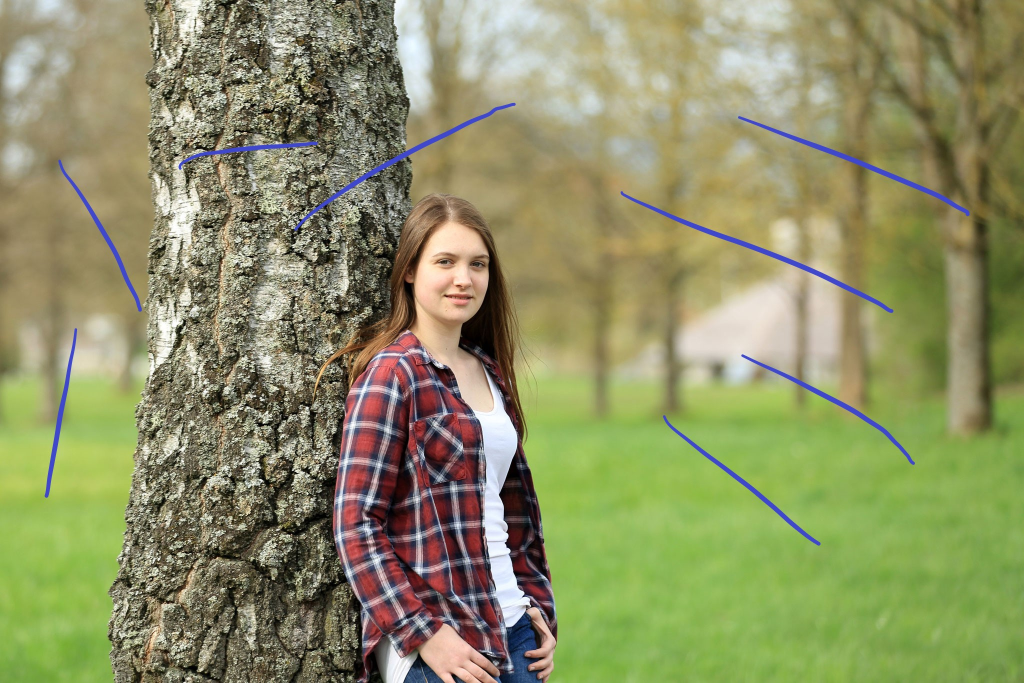
#> input picture image.jpg, 2048 x 1366 px, found by its file name (shown at 1/2 size)
$ python contrast_equalizer.py
#> lines starting #> are read from the running program, lines starting #| are printed output that depends on the picture
import cv2
from cv2 import COLOR_BGR2YCrCb

#grey scale image
'''image = cv2.imread(r'image.jpg',flags=0)
image = cv2.resize(src=image,dsize=(0,0),fx=0.3,fy=0.3)
equ = cv2.equalizeHist(image)'''

#color image
image = cv2.imread(r'image.jpg',flags=1)
#> image is the input picture: shape (1366, 2048, 3); mean B, G, R 101.1, 144.6, 141.7
image = cv2.resize(src=image,dsize=(0,0),fx=0.3,fy=0.3)
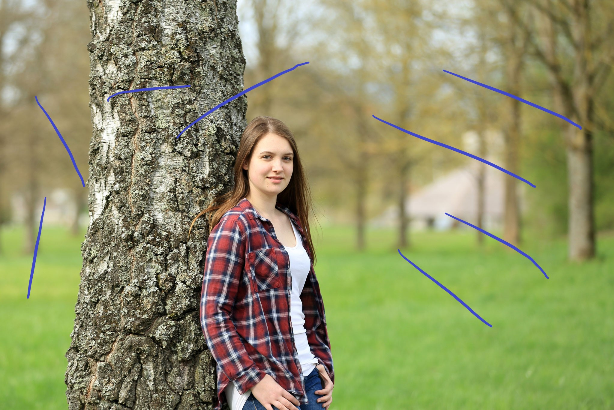
#> image: shape (410, 614, 3); mean B, G, R 101.1, 144.6, 141.6

new_image = cv2.cvtColor(image,cv2.COLOR_BGR2YCrCb)
#> new_image: shape (410, 614, 3); mean of channels 0, 1, 2 138.7, 130.1, 106.8
#equalize the histogram of 3rd channel
new_image[:,:,0] = cv2.equalizeHist(new_image[:,:,0])
#> new_image: shape (410, 614, 3); mean of channels 0, 1, 2 128.5, 130.1, 106.8
equ = cv2.cvtColor(new_image,cv2.COLOR_YCrCb2BGR)
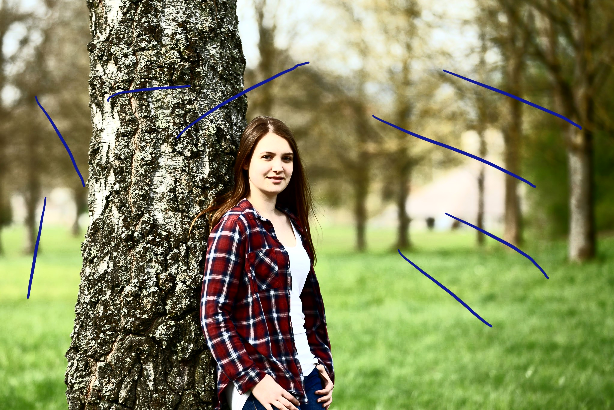
#> equ: shape (410, 614, 3); mean B, G, R 91.1, 134.4, 131.2
#equ = cv2.equalizeHist(image[:,:,2])

cv2.imshow('image',image)
cv2.imshow('contrast equalizer',equ)
cv2.waitKey(0)
cv2.destroyAllWindows()
